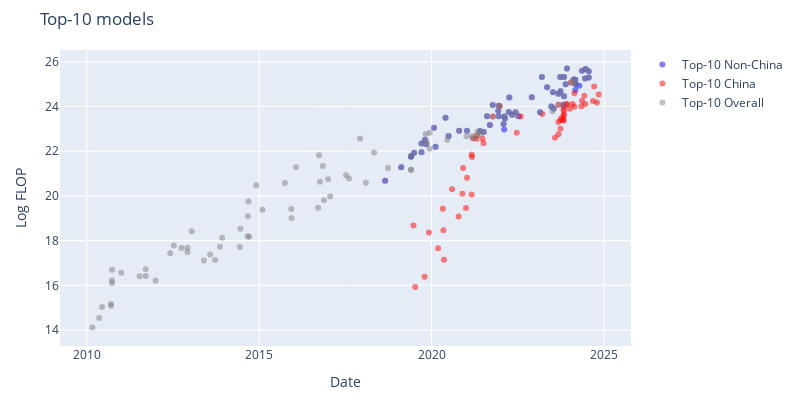

Source (notebook cell):
### Code cell
non_china_df = df_filtered[df_filtered['category'] == 'Non-China']
china_df = df_filtered[df_filtered['category'] == 'China']
recent_top_models_df = top_models_df[top_models_df['date'] > pd.to_datetime('2010-01-01')]

fig = go.Figure()

fig.add_trace(go.Scatter(
    x=non_china_df['date'],
    y=non_china_df['log_flop'],
    mode='markers',
    marker=dict(color=colors['Non-China'], opacity=0.5),
    text=non_china_df['Model'],
    hoverinfo='text',
    name=f'Top-{top_n} Non-China'
))

fig.add_trace(go.Scatter(
    x=china_df['date'],
    y=china_df['log_flop'],
    mode='markers',
    marker=dict(color=colors['China'], opacity=0.5),
    text=china_df['Model'],
    hoverinfo='text',
    name=f'Top-{top_n} China'
))

fig.add_trace(go.Scatter(
    x=recent_top_models_df['date'],
    y=recent_top_models_df['log_flop'],
    mode='markers',
    marker=dict(color='grey', opacity=0.5),
    text=recent_top_models_df['Model'],
    hoverinfo='text',
    name=f'Top-{top_n} Overall'
))

fig.update_layout(
    width=800,
    height=400,
    xaxis_title='Date',
    yaxis_title='Log FLOP',
    title=f'Top-{top_n} models',
    margin=dict(t=50, l=60, r=60, b=50),
)

save_plot(fig, results_dir, f'top_{top_n}_models_without_kickstarting')

fig.show()

### Figure 1 — Plotly figure (JSON) as saved in the notebook; plotly's stock layout.template omitted (floating-point values rounded to 4 significant figures)
{"data": [{"hoverinfo": "text", "marker": {"color": "blue", "opacity": 0.5}, "mode": "markers", "name": "Top-10 Non-China", "text": ["Big Transformer for Back-Translation", "GPT-2 (1.5B)", "Grover-Mega", "XLNet", "RoBERTa Large", "Megatron-BERT", "Megatron-LM (8.3B)", "T5-11B", "XLM-RoBERTa", "Meena", "Turing-NLG", "GPT-3 175B (davinci)", "GShard (dense)", "mT5-XXL", "Switch", "ByT5-XXL", "Codex", "Jurassic-1-Jumbo", "HyperCLOVA 82B", "Megatron-Turing NLG 530B", "Gopher (280B)", "GLaM", "EXAONE 1.0", "AlphaCode", "GPT-NeoX-20B", "LaMDA", "ST-MoE", "Chinchilla", "PaLM (540B)", "OPT-175B", "BIG-G 137B", "BLOOM-176B", "GPT-3.5 (text-davinci-003)", "LLaMA-65B", "GPT-4", "PaLM 2", "Inflection-1", "Claude 2", "Llama 2-70B", "Falcon-180B", "GPT-4V", "Amazon Titan", "Mi:dm 200B", "Grok-1", "GPT-4 Turbo", "Inflection-2", "Gemini 1.0 Ultra", "Gemini 1.5 Pro", "Mistral Large", "Claude 3 Opus", "Claude 3 Sonnet", "Inflection-2.5", "Reka Core", "GPT-4o", "Nemotron-4 340B", "Claude 3.5 Sonnet", "Llama 3.1-405B", "Mistral Large 2"], "type": "scatter", "x": ["2018-08-28T00:00:00", "2019-02-14T00:00:00", "2019-05-29T00:00:00", "2019-06-01T00:00:00", "2019-07-01T00:00:00", "2019-09-17T00:00:00", "2019-09-17T00:00:00", "2019-10-23T00:00:00", "2019-11-05T00:00:00", "2020-01-28T00:00:00", "2020-02-13T00:00:00", "2020-05-28T00:00:00", "2020-06-30T00:00:00", "2020-10-20T00:00:00", "2021-01-11T00:00:00", "2021-05-28T00:00:00", "2021-07-07T00:00:00", "2021-08-11T00:00:00", "2021-09-10T00:00:00", "2021-10-11T00:00:00", "2021-12-08T00:00:00", "2021-12-13T00:00:00", "2021-12-14T00:00:00", "2022-02-02T00:00:00", "2022-02-09T00:00:00", "2022-02-10T00:00:00", "2022-02-17T00:00:00", "2022-03-29T00:00:00", "2022-04-04T00:00:00", "2022-05-02T00:00:00", "2022-06-09T00:00:00", "2022-07-11T00:00:00", "2022-11-28T00:00:00", "2023-02-24T00:00:00", "2023-03-15T00:00:00", "2023-05-10T00:00:00", "2023-06-23T00:00:00", "2023-07-11T00:00:00", "2023-07-18T00:00:00", "2023-09-06T00:00:00", "2023-09-25T00:00:00", "2023-09-28T00:00:00", "2023-10-31T00:00:00", "2023-11-04T00:00:00", "2023-11-06T00:00:00", "2023-11-22T00:00:00", "2023-12-06T00:00:00", "2024-02-15T00:00:00", "2024-02-26T00:00:00", "2024-03-04T00:00:00", "2024-03-04T00:00:00", "2024-03-07T00:00:00", "2024-04-15T00:00:00", "2024-05-13T00:00:00", "2024-06-14T00:00:00", "2024-06-20T00:00:00", "2024-07-23T00:00:00", "2024-07-24T00:00:00"], "y": [20.68, 21.28, 21.76, 21.79, 21.93, 22.34, 21.96, 22.52, 22.32, 23.05, 22.2, 23.5, 22.68, 22.91, 22.91, 22.91, 22.87, 23.57, 23.17, 24.07, 23.8, 23.56, 24.03, 23.21, 22.97, 23.55, 23.46, 23.76, 24.4, 23.63, 23.75, 23.56, 24.41, 23.74, 25.32, 24.87, 24.0, 24.64, 23.91, 24.58, 25.32, 24.68, 24.08, 24.46, 25.32, 25.0, 25.7, 25.2, 25.05, 25.2, 24.74, 25.0, 24.92, 25.6, 25.26, 25.67, 25.58, 25.3]}, {"hoverinfo": "text", "marker": {"color": "red", "opacity": 0.5}, "mode": "markers", "name": "Top-10 China", "text": ["Tensorized Transformer (257M)", "R-Transformer", "LSTM(large)+Sememe+cell", "MMLSTM", "TransformerXL + spectrum control", "Segatron XL large, M=384", "NAS+ESS (156M)", "ONLSTM-SYD", "ERNIE-GEN (large)", "Memformer (4 encoder + 16 decoder)", "KEPLER", "CPM-Large", "ERNIE-Doc (247M)", "Wu Dao - Wen Yuan", "Wu Dao - Wen Lan", "Wu Dao - Wen Hui", "M6-T", "GLM-10B", "PLUG", "PanGu-α", "CPM-2", "ERNIE 3.0", "Yuan 1.0", "ERNIE 3.0 Titan", "CodeGeeX", "GLM-130B", "PanGu-Σ", "JIANG", "Baichuan2-13B", "Hunyuan", "FLM-101B", "Qwen-7B", "Qwen-14B", "CodeFuse-13B", "Skywork-13B", "Nanbeige-16B", "BlueLM 175B", "BlueLM 130B", "BlueLM 70B", "Yi-34B", "DeepSeek Coder 33B", "Qwen-72B", "XVERSE-65B-2", "DeepSeek LLM 67B", "GLM-4 (0116)", "Qwen1.5 72B", "MegaScale (530B)", "MegaScale (Production)", "DeepSeek-V2", "Yi-Large", "Qwen2-72B", "DeepSeek-Coder-V2 236B", "DeepSeek-V2.5", "Qwen2.5-72B", "Yi-Lightning", "Hunyuan-Large"], "type": "scatter", "x": ["2019-06-24T00:00:00", "2019-07-12T00:00:00", "2019-10-20T00:00:00", "2019-12-05T00:00:00", "2020-03-11T00:00:00", "2020-04-30T00:00:00", "2020-05-06T00:00:00", "2020-05-12T00:00:00", "2020-08-06T00:00:00", "2020-10-14T00:00:00", "2020-11-23T00:00:00", "2020-12-01T00:00:00", "2020-12-31T00:00:00", "2021-01-11T00:00:00", "2021-03-01T00:00:00", "2021-03-01T00:00:00", "2021-03-05T00:00:00", "2021-03-18T00:00:00", "2021-04-19T00:00:00", "2021-04-25T00:00:00", "2021-06-24T00:00:00", "2021-07-05T00:00:00", "2021-10-12T00:00:00", "2021-12-23T00:00:00", "2022-06-22T00:00:00", "2022-08-04T00:00:00", "2023-03-20T00:00:00", "2023-08-01T00:00:00", "2023-09-06T00:00:00", "2023-09-07T00:00:00", "2023-09-07T00:00:00", "2023-09-28T00:00:00", "2023-09-28T00:00:00", "2023-10-10T00:00:00", "2023-10-30T00:00:00", "2023-11-01T00:00:00", "2023-11-02T00:00:00", "2023-11-02T00:00:00", "2023-11-02T00:00:00", "2023-11-02T00:00:00", "2023-11-02T00:00:00", "2023-11-30T00:00:00", "2023-12-08T00:00:00", "2024-01-05T00:00:00", "2024-01-17T00:00:00", "2024-02-04T00:00:00", "2024-02-23T00:00:00", "2024-02-23T00:00:00", "2024-05-07T00:00:00", "2024-05-13T00:00:00", "2024-06-07T00:00:00", "2024-06-17T00:00:00", "2024-09-06T00:00:00", "2024-09-19T00:00:00", "2024-10-18T00:00:00", "2024-11-06T00:00:00"], "y": [18.68, 15.92, 16.38, 18.37, 17.66, 19.42, 18.46, 17.14, 20.3, 19.08, 20.09, 21.26, 19.46, 20.81, 21.86, 20.06, 21.74, 22.58, 22.56, 22.71, 22.56, 22.35, 23.55, 24.02, 22.82, 23.55, 23.67, 22.61, 23.31, 24.08, 22.76, 23.0, 23.4, 23.49, 23.4, 23.38, 24.02, 23.89, 23.62, 23.79, 23.6, 24.11, 24.1, 23.91, 25.08, 24.11, 23.99, 24.59, 24.01, 24.26, 24.48, 24.11, 24.25, 24.89, 24.18, 24.54]}, {"hoverinfo": "text", "marker": {"color": "grey", "opacity": 0.5}, "mode": "markers", "name": "Top-10 Overall", "text": ["6-layer MLP (MNIST)", "Feedforward NN", "iCCCP", "Pooling CNN (Caltech 101)", "Pooling CNN (NORB)", "KN5 LM + RNN 400/10 (WSJ)", "RNN 500/10 + RT09 LM (NIST RT05)", "RNN 1000/5 + RT09 LM (NIST RT05)", "Deep Autoencoders", "High Performance CNN", "CNN Committee (NIST)", "CNN Committee (MNIST)", "LSTM LM", "Dropout (ImageNet)", "Unsupervised High-level Feature Learner", "AlexNet", "DistBelief Speech", "DNN EM segmentation", "DistBelief NNLM", "ReLU-Speech", "Hierarchical Scene Labeling", "Mitosis", "Visualizing CNNs", "TransE", "GANs", "SPPNet", "RNNsearch-50*", "VGG16", "Seq2Seq LSTM", "GoogLeNet / InceptionV1", "SNM-skip", "MSRA (C, PReLU)", "AlphaGo Fan", "DeepSpeech2 (English)", "ResNet-152 (ImageNet)", "AlphaGo Lee", "ResNet-200", "GNMT", "Xception", "NASv3 (CIFAR-10)", "PolyNet", "Libratus", "MoE-Multi", "JFT", "OpenAI TI7 DOTA 1v1", "AlphaZero", "AmoebaNet-A (F=448)", "ResNeXt-101 32x48d", "Big Transformer for Back-Translation", "BigGAN-deep 512x512", "GPT-2 (1.5B)", "Grover-Mega", "MnasNet-A3", "MnasNet-A1 + SSDLite", "XLNet", "RoBERTa Large", "Megatron-LM (8.3B)", "Megatron-BERT", "T5-11B", "AlphaStar", "XLM-RoBERTa", "Noisy Student (L2)", "OpenAI Five", "OpenAI Five Rerun", "Meena", "Turing-NLG", "GPT-3 175B (davinci)", "iGPT-XL", "GShard (dense)", "mT5-XXL", "DALL-E", "Switch", "Meta Pseudo Labels", "GLM-10B", "PanGu-α", "ProtT5-XXL", "ByT5-XXL", "ViT-G/14", "Codex", "Jurassic-1-Jumbo", "HyperCLOVA 82B", "Megatron-Turing NLG 530B", "Yuan 1.0", "Gopher (280B)", "GLaM", "EXAONE 1.0", "ERNIE 3.0 Titan", "AlphaCode", "LaMDA", "ST-MoE", "Chinchilla", "PaLM (540B)", "OPT-175B", "BIG-G 137B", "Parti", "GPT-3.5 (text-davinci-003)", "LLaMA-65B", "GPT-4", "PaLM 2", "Inflection-1", "xTrimoPGLM -100B", "Claude 2", "Llama 2-70B", "Falcon-180B", "Hunyuan", "GPT-4V", "Amazon Titan", "Mi:dm 200B", "Grok-1", "GPT-4 Turbo", "Inflection-2", "Gemini 1.0 Ultra", "GLM-4 (0116)", "Gemini 1.5 Pro", "Mistral Large", "Claude 3 Opus", "Inflection-2.5", "GPT-4o", "Nemotron-4 340B", "Claude 3.5 Sonnet", "Llama 3.1-405B", "Mistral Large 2"], "type": "scatter", "x": ["2010-03-01T00:00:00", "2010-05-13T00:00:00", "2010-06-13T00:00:00", "2010-09-15T00:00:00", "2010-09-15T00:00:00", "2010-09-26T00:00:00", "2010-09-26T00:00:00", "2010-09-26T00:00:00", "2011-01-01T00:00:00", "2011-07-16T00:00:00", "2011-09-18T00:00:00", "2011-09-18T00:00:00", "2012-01-01T00:00:00", "2012-06-03T00:00:00", "2012-07-12T00:00:00", "2012-09-30T00:00:00", "2012-12-03T00:00:00", "2012-12-03T00:00:00", "2013-01-16T00:00:00", "2013-05-26T00:00:00", "2013-08-01T00:00:00", "2013-09-22T00:00:00", "2013-11-12T00:00:00", "2013-12-05T00:00:00", "2014-06-10T00:00:00", "2014-06-18T00:00:00", "2014-09-01T00:00:00", "2014-09-04T00:00:00", "2014-09-10T00:00:00", "2014-09-17T00:00:00", "2014-12-03T00:00:00", "2015-02-06T00:00:00", "2015-10-01T00:00:00", "2015-12-08T00:00:00", "2015-12-10T00:00:00", "2016-01-27T00:00:00", "2016-09-17T00:00:00", "2016-09-26T00:00:00", "2016-10-07T00:00:00", "2016-11-05T00:00:00", "2016-11-17T00:00:00", "2017-01-01T00:00:00", "2017-01-23T00:00:00", "2017-07-10T00:00:00", "2017-08-11T00:00:00", "2017-12-05T00:00:00", "2018-02-05T00:00:00", "2018-05-02T00:00:00", "2018-08-28T00:00:00", "2018-09-28T00:00:00", "2019-02-14T00:00:00", "2019-05-29T00:00:00", "2019-05-29T00:00:00", "2019-05-29T00:00:00", "2019-06-01T00:00:00", "2019-07-01T00:00:00", "2019-09-17T00:00:00", "2019-09-17T00:00:00", "2019-10-23T00:00:00", "2019-10-30T00:00:00", "2019-11-05T00:00:00", "2019-11-11T00:00:00", "2019-12-13T00:00:00", "2019-12-13T00:00:00", "2020-01-28T00:00:00", "2020-02-13T00:00:00", "2020-05-28T00:00:00", "2020-06-17T00:00:00", "2020-06-30T00:00:00", "2020-10-20T00:00:00", "2021-01-05T00:00:00", "2021-01-11T00:00:00", "2021-03-01T00:00:00", "2021-03-18T00:00:00", "2021-04-25T00:00:00", "2021-05-04T00:00:00", "2021-05-28T00:00:00", "2021-06-08T00:00:00", "2021-07-07T00:00:00", "2021-08-11T00:00:00", "2021-09-10T00:00:00", "2021-10-11T00:00:00", "2021-10-12T00:00:00", "2021-12-08T00:00:00", "2021-12-13T00:00:00", "2021-12-14T00:00:00", "2021-12-23T00:00:00", "2022-02-02T00:00:00", "2022-02-10T00:00:00", "2022-02-17T00:00:00", "2022-03-29T00:00:00", "2022-04-04T00:00:00", "2022-05-02T00:00:00", "2022-06-09T00:00:00", "2022-06-22T00:00:00", "2022-11-28T00:00:00", "2023-02-24T00:00:00", "2023-03-15T00:00:00", "2023-05-10T00:00:00", "2023-06-23T00:00:00", "2023-07-06T00:00:00", "2023-07-11T00:00:00", "2023-07-18T00:00:00", "2023-09-06T00:00:00", "2023-09-07T00:00:00", "2023-09-25T00:00:00", "2023-09-28T00:00:00", "2023-10-31T00:00:00", "2023-11-04T00:00:00", "2023-11-06T00:00:00", "2023-11-22T00:00:00", "2023-12-06T00:00:00", "2024-01-17T00:00:00", "2024-02-15T00:00:00", "2024-02-26T00:00:00", "2024-03-04T00:00:00", "2024-03-07T00:00:00", "2024-05-13T00:00:00", "2024-06-14T00:00:00", "2024-06-20T00:00:00", "2024-07-23T00:00:00", "2024-07-24T00:00:00"], "y": [14.12, 14.54, 15.03, 15.09, 15.16, 16.23, 16.09, 16.7, 16.57, 16.41, 16.41, 16.72, 16.22, 17.44, 17.78, 17.67, 17.49, 17.68, 18.42, 17.11, 17.38, 17.14, 17.73, 18.13, 17.71, 18.53, 18.19, 19.09, 19.75, 18.18, 20.47, 19.38, 20.58, 19.41, 19.02, 21.28, 19.47, 21.82, 20.64, 21.34, 19.81, 20.74, 19.97, 20.93, 20.78, 22.56, 20.59, 21.94, 20.68, 21.26, 21.28, 21.76, 21.18, 21.18, 21.79, 21.93, 21.96, 22.34, 22.52, 22.77, 22.32, 22.42, 22.83, 22.11, 23.05, 22.2, 23.5, 22.52, 22.68, 22.91, 22.67, 22.91, 22.68, 22.58, 22.71, 22.87, 22.91, 22.77, 22.87, 23.57, 23.17, 24.07, 23.55, 23.8, 23.56, 24.03, 24.02, 23.21, 23.55, 23.46, 23.76, 24.4, 23.63, 23.75, 23.6, 24.41, 23.74, 25.32, 24.87, 24.0, 23.79, 24.64, 23.91, 24.58, 24.08, 25.32, 24.68, 24.08, 24.46, 25.32, 25.0, 25.7, 25.08, 25.2, 25.05, 25.2, 25.0, 25.6, 25.26, 25.67, 25.58, 25.3]}], "layout": {"height": 400, "margin": {"b": 50, "l": 60, "r": 60, "t": 50}, "title": {"text": "Top-10 models"}, "width": 800, "xaxis": {"title": {"text": "Date"}}, "yaxis": {"title": {"text": "Log FLOP"}}}}
